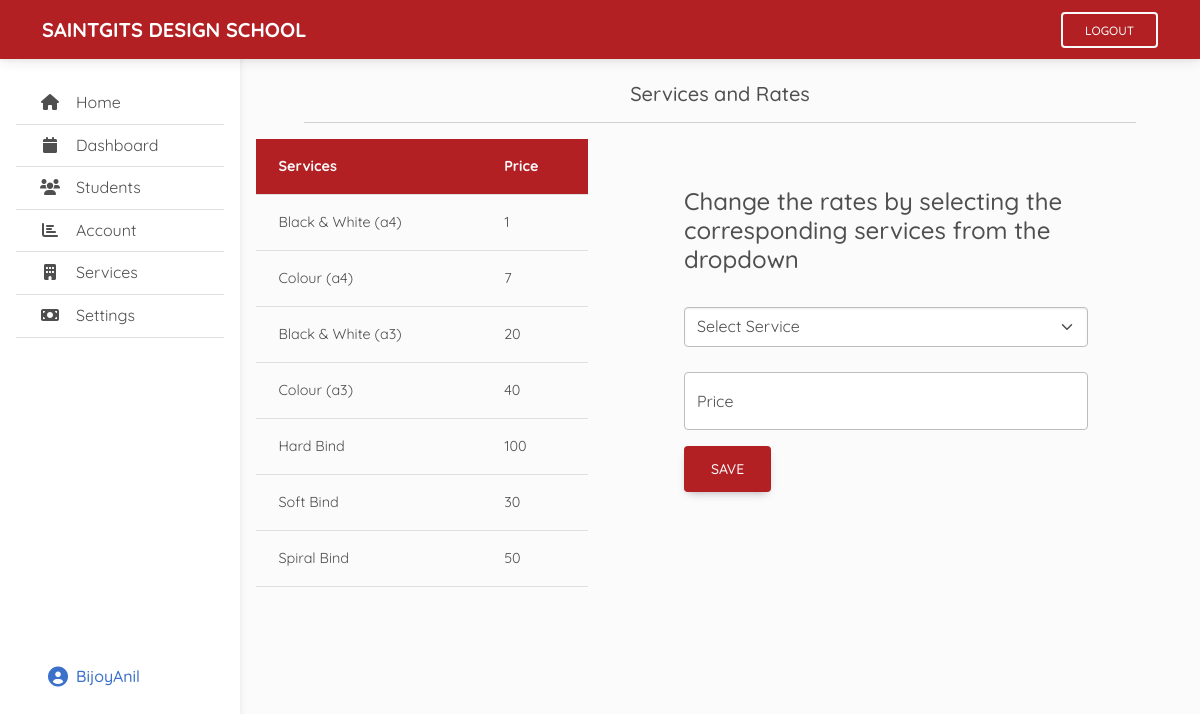
Page /services.php (signed in) on the committed database.
### tables this page shows
CREATE TABLE IF NOT EXISTS `users` (
  `user_id` varchar(255) NOT NULL,
  `password` varchar(255) NOT NULL,
  PRIMARY KEY (`user_id`)
);

CREATE TABLE IF NOT EXISTS `services` (
  `id` int(100) NOT NULL,
  `b&w` int(100) NOT NULL,
  `color` int(100) NOT NULL,
  `bw&a4` int(100) NOT NULL,
  `col&a4` int(11) NOT NULL,
  `hardbind` int(100) NOT NULL,
  `softbind` int(100) NOT NULL,
  `spiral` int(100) NOT NULL,
  PRIMARY KEY (`id`)
);

### services.php (the view, shortened to what this page needs)
<?php
include "connection.php";
$user_check=$_SESSION['username'];
$ses_sql  = mysqli_query($con,"select user_id from users where user_id='$user_check'");
$row  = mysqli_fetch_array($ses_sql,MYSQLI_ASSOC);
$loggedin_session = $row['user_id'];
$sql = "SELECT * FROM `services` WHERE id = 1";
$res = mysqli_query($con, $sql);
$row = mysqli_fetch_assoc($res);
?>
<!DOCTYPE html>
<html lang="en">
<head>
    <link
  href="https://cdnjs.cloudflare.com/ajax/libs/font-awesome/6.0.0/css/all.min.css"
  rel="stylesheet"
/>
<link
  href="https://cdnjs.cloudflare.com/ajax/libs/mdb-ui-kit/6.0.1/mdb.min.css"
  rel="stylesheet"
/>
<link rel="stylesheet" href="css/sideNav.css">
<link rel="stylesheet" href="style.css">
</head>
<body>
<?php
$nav = $_GET['set'];
include 'nav.php';
?>
<nav
style="background-color: #b22024;"
       id="main-navbar"
       class="navbar navbar-expand-lg navbar-dark fixed-top"
       >
    <div class="container">
      <a class="navbar-brand" href="#">
      <b style="text-transform:uppercase">Saintgits Design School</b>
      </a>
      <div class="navbar-nav ms-auto">
        <form action="home.php?set=home" method="post">
                  <button type="submit" name="logout" class="btn btn-outline-light" style="margin-left: 10px;">Logout</button>
                  </form>
               </div>
    </div>
  </nav>
<main style="margin-top: 58px;">
  <div class="mx-3 pt-4">
  <center><h5>Services and Rates</h5></center>
  <hr class="mx-5">
  <div class="d-sm-flex justify-content-between">
  <table class="table" style="max-width: 500px;">
  <thead style="background-color: #b22024;" class="text-light">
    <tr>
    <th><b>Services</b></th>
    <th><b>Price</b></th>
    </tr>
  </thead>
  <tr>
    <td>Black & White (a4) </td>
    <td><?php echo $row['b&w'] ?></td>
  </tr>
  <tr>
    <td>Colour (a4) </td>
    <td><?php echo $row['color'] ?></td>
  </tr>
  <tr>
    <td>Black & White (a3)  </td>
    <td><?php echo $row['bw&a4'] ?></td>
  </tr>
  <tr>
    <td>Colour (a3)  </td>
    <td><?php echo $row['col&a4'] ?></td>
  </tr>
  <tr>
    <td>Hard Bind</td>
    <td><?php echo $row['hardbind'] ?></td>
  </tr>
  <tr>
    <td>Soft Bind  </td>
    <td><?php echo $row['softbind'] ?></td>
  </tr>
  <tr>
    <td>Spiral Bind  </td>
    <td><?php echo $row['spiral'] ?></td>
  </tr>
</table>
<div class="m-5 px-5" style="min-width: 500px ;">
<h4>Change the rates by selecting the corresponding services from the dropdown</h4>
  <br>
  <form action="services.php?set=service" method="post">
  <select name="ser" class="form-select" aria-label="Default select example">
  <option selected>Select Service</option>
</select> <br>
<div class="form-floating mb-3">
  <input required name="rate" type="number" class="form-control" id="floatingInput" placeholder="name@example.com">
  <label for="floatingInput">Price</label>
</div>
<button class="btn text-light btn-lg" style="background-color: #b22024;" type="submit" name="submit">SAVE</button>
</form>
  </div>
  </div>
  </div>
</main>
</body>
</html>

### nav.php (shortened to what this page needs)
<nav
       id="sidebarMenu"
       class="collapse navbar-danger d-lg-block sidebar collapse bg-white"
       >
    <div class="position-sticky">
      <div class="list-group list-group-flush mx-3 mt-4">
        <a
           href="home.php?set=home"
           class="list-group-item list-group-item-action py-2 ripple <?php
           if($nav == 'home'){
            echo "active";
           }else{
            echo "";
           }
           ?>"
           >
          <i class="fas fa-home fa-fw me-3"></i
            ><span>Home</span>
        </a>
        <a
           href="dash.php?set=dash"
           class="list-group-item list-group-item-action py-2 ripple <?php
           if($nav == 'dash'){
            echo "active";
           }else{
            echo "";
           }
           ?>"
           ><i class="fas fa-calendar fa-fw me-3"></i
          ><span>Dashboard</span></a
          >
        <a
           href="students.php?set=stud"
           class="list-group-item list-group-item-action py-2 ripple <?php
           if($nav == 'stud'){
            echo "active";
           }else{
            echo "";
           }
           ?>"
           ><i class="fas fa-users fa-fw me-3"></i><span>Students</span></a
          >
        <a
           href="account.php?set=acc"
           class="list-group-item list-group-item-action py-2 ripple
           <?php
           if($nav == 'acc'){
            echo "active";
           }else{
            echo "";
           }
           ?>"
           ><i class="fas fa-chart-bar fa-fw me-3"></i><span>Account</span></a
          >
        <a
           href="services.php?set=service"
           class="list-group-item list-group-item-action py-2 ripple <?php
           if($nav == 'service'){
            echo "active";
           }else{
            echo "";
           }
           ?>"
           ><i class="fas fa-building fa-fw me-3"></i
          ><span>Services</span></a
          >
        <a
           href="#"
           class="list-group-item list-group-item-action py-2 ripple"
           ><i class="fas fa-money-bill fa-fw me-3"></i><span>Settings</span></a
          >
          <br><br><br><br><br><br><br><br><br><br><br>
          <h6 class="text-primary mx-4 mt-5"><i class="fa-lg fas fa-user-circle mx-2"></i><?php echo $loggedin_session ?></h6>
      </div>
    </div>
  </nav>

### css/sideNav.css (style rules this page uses)
body { background-color: #fbfbfb; }
@media (min-width: 991.98px) { main { padding-left: 240px; } }
.sidebar { position: fixed; top: 0; bottom: 0; left: 0; padding: 58px 0 0; box-shadow: 0 2px 5px 0 rgb(0 0 0 / 5%), 0 2px 10px 0 rgb(0 0 0 / 5%); width: 240px; z-index: 600; }

### services.php (style rules this page uses)
* { font-family: Quicksand; }
body { overflow-x: hidden; }

### rows in the picture
users: user_id "BijoyAnil"
services: value "1", color "7", value "20", value "40", hardbind "100", softbind "30", spiral "50"
